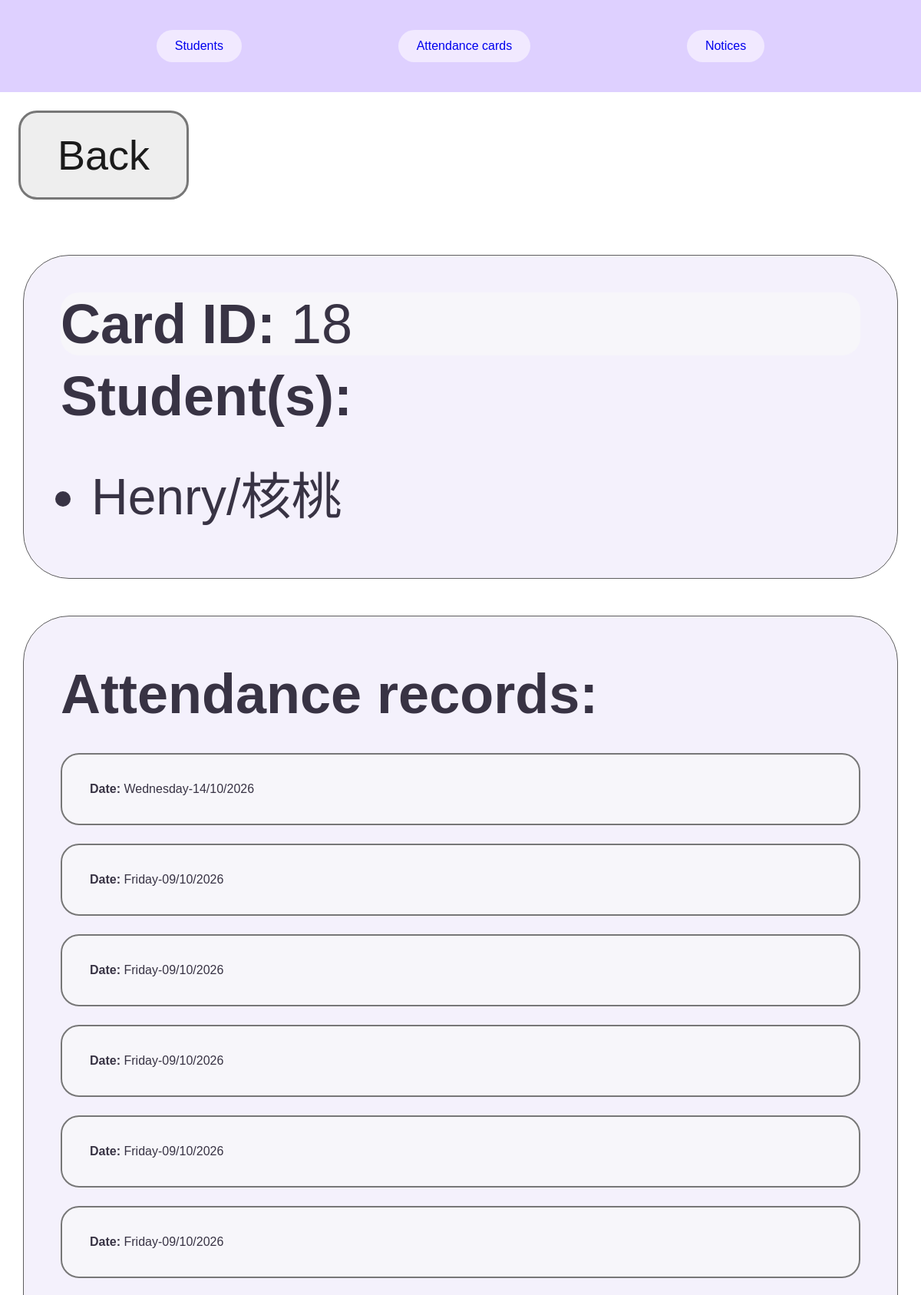
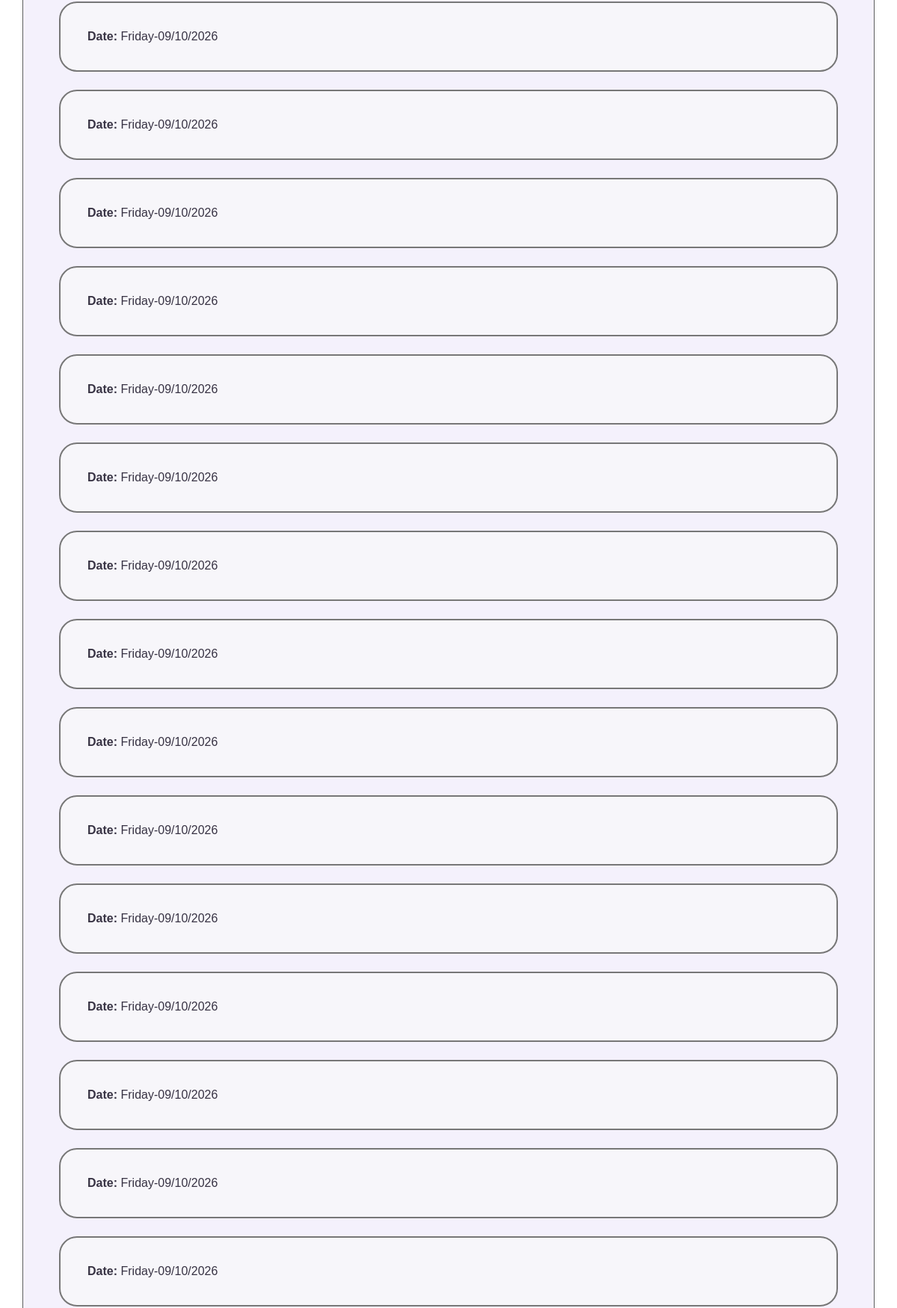
The page /cardhistory/18 (upper part) on the database its author committed (2 pictures, top to bottom).
### tables this page shows
CREATE TABLE STUDENTS (student_id INTEGER PRIMARY KEY, first_name TEXT, surname TEXT, card_id INTEGER REFERENCES ATTENDANCE_CARDS (card_id));

CREATE TABLE ATTENDANCE_RECORDS (attendance_id INTEGER PRIMARY KEY, card_id INTEGER REFERENCES ATTENDANCE_CARDS (card_id), date TEXT);

### app.py (the view)
@app.route("/cardhistory/<card_id>")
def card_history(card_id):
    og_page = request.args.get("og_page", "/")
    db = get_db()
    records = db.execute("SELECT * FROM ATTENDANCE_RECORDS WHERE card_id = ? ORDER BY attendance_id DESC", (card_id,)).fetchall()
    students = db.execute("SELECT first_name, surname FROM STUDENTS WHERE card_id = ?", (card_id,)).fetchall()
    return render_template("cardhistory.html", card_id=card_id, students=students, records=records, og_page=og_page)

### app.py (called while the page is built)
def get_db():
    if "db" not in g:
        g.db = sqlite3.connect(DATABASE)
        g.db.row_factory = sqlite3.Row
    return g.db

### Templates/cardhistory.html (shortened to what this page needs)
{% extends "layout.html" %}
{% block content %}
<link rel="stylesheet" href="{{ url_for('static', filename='cardhistory.css') }}">
    <a class="back-button" href="{{ og_page }}">Back</a>
    <section>
        <p class="card-id">
            <strong>Card ID:</strong> {{ card_id }}
        </p>
        <h2>Student(s):</h2>
        <ul>
        {% for student in students %}
            <li>{{ student.first_name }} {{ student.surname }}</li>
        {% endfor %}
        </ul>
    </section>
    <section>
        <h2>Attendance records:</h2>
        {% for record in records %}
            <p class="record-date">
                <strong>Date:</strong> {{ record["date"] }}
            </p>
        {% endfor %}
    </section>
{% endblock %}

### static/layout.css (style rules this page uses)
html, body, main { margin: 0; padding: 0; width: 100%; font-family: sans-serif; }
body { padding-top: 10cqw; }

### static/cardhistory.css (style rules this page uses)
.back-button { display: inline-block; background-color: #eeeeee; color: #1b1b1b; padding: 2cqw 4cqw; margin: 2cqw; border: 0.3cqw solid #777777; border-radius: 2cqw; font-size: 4.5cqw; text-decoration: none; }
.card-id { margin: 0; padding:0; font-size: 6cqw; border: none; background-color: none; }
section { color: #383344; background-color: #f4f1fc; border: 0.15cqw solid #5e5e5e; border-radius: 5cqw; padding: 4cqw; margin: 4cqw auto; width: 95%; box-sizing: border-box; }
li { font-size: 5.5cqw; }
h2 { font-size: 6cqw; margin-top: 1cqw; margin-bottom: 3cqw; }
p { background-color: #f7f6fa; border: 0.2cqw solid #777777; border-radius: 2cqw; padding: 3cqw; margin: 2cqw 0; overflow-wrap: anywhere; }

### rows shown on the page
STUDENTS: first_name "Henry/核桃"
ATTENDANCE_RECORDS: date "Wednesday-14/10/2026"
ATTENDANCE_RECORDS: date "Friday-09/10/2026"
ATTENDANCE_RECORDS: date "Friday-09/10/2026"
ATTENDANCE_RECORDS: date "Friday-09/10/2026"
ATTENDANCE_RECORDS: date "Friday-09/10/2026"
ATTENDANCE_RECORDS: date "Friday-09/10/2026"
ATTENDANCE_RECORDS: date "Friday-09/10/2026"
ATTENDANCE_RECORDS: date "Friday-09/10/2026"
ATTENDANCE_RECORDS: date "Friday-09/10/2026"
ATTENDANCE_RECORDS: date "Friday-09/10/2026"
ATTENDANCE_RECORDS: date "Friday-09/10/2026"
ATTENDANCE_RECORDS: date "Friday-09/10/2026"
ATTENDANCE_RECORDS: date "Friday-09/10/2026"
ATTENDANCE_RECORDS: date "Friday-09/10/2026"
ATTENDANCE_RECORDS: date "Friday-09/10/2026"
ATTENDANCE_RECORDS: date "Friday-09/10/2026"
ATTENDANCE_RECORDS: date "Friday-09/10/2026"
ATTENDANCE_RECORDS: date "Friday-09/10/2026"
ATTENDANCE_RECORDS: date "Friday-09/10/2026"
ATTENDANCE_RECORDS: date "Friday-09/10/2026"
ATTENDANCE_RECORDS: date "Friday-09/10/2026"

### other values the page prints
{{ card_id }} "18"
